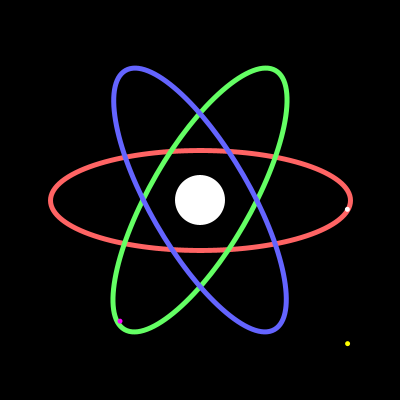
Frame 1 (no input)
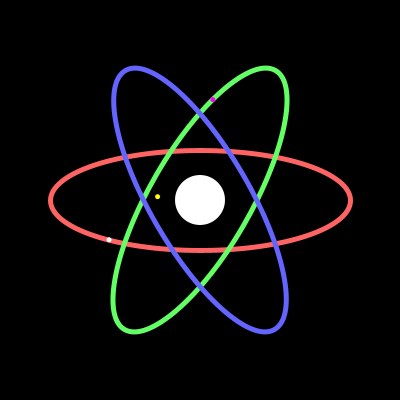
Frame 60 (the mouse pressed at the canvas centre just before this capture)
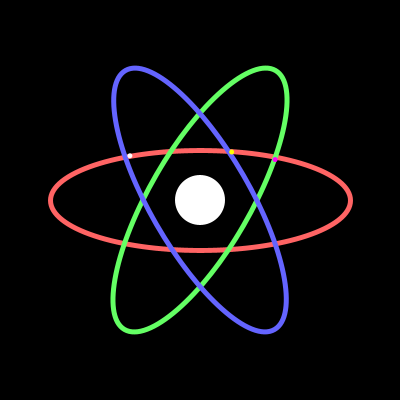
Frame 120 (the mouse held since frame 60 and released just before this capture)

The Processing sketch that drew these frames (run headless with seeded random() and noise(); from frame 60 on, the mouse is pressed at the canvas centre):

// Processing sketch: Atomic
// ── Atomic.pde
// Animate 3 electrons orbiting around a nucleus.
// Each electron should follow a path and match
// colors with its respective path.

// Don't use rotate()
// Use vectors and trigonometry

void setup(){
  size(400, 400);
}
void draw(){
  
  drawBackground();
  
  ///////////////// START YOUR CODE HERE:
  
  float time = millis() / 1000.0;
  float size = 5;
  float y = height/2 + sin(time * 2) * 50;
  float x = width/2 + cos(time * 2) * 150;
  float a2 = atan2(PI/1.5,PI/1.5);
  float a3 = atan2(y,x);
  
  //the first circle
  pushMatrix();
  noStroke();
  fill(255);
  ellipse(x,y, size,size);
  popMatrix();
  
  //second circle
  pushMatrix();
  translate(250,-50);
  rotate(a2);
  noStroke();
  fill(255,255,0);
  ellipse(x,y, size,size);
  popMatrix();
  
  //pushMatrix();
  ////translate(width/2,height/2);
  //rotate(a3 /4);
  //noStroke();
  //fill(255,0,0);
  //ellipse(x,y, size,size);
  //popMatrix();
  
  //third circle
  pushMatrix();
  translate(475,125);
  rotate(PI/1.5);
  noStroke();
  fill(255,0,255);
  atan2(5,30);
  ellipse(x,y, size,size);
  
  popMatrix();
  
  //testing of atan2
  //pushMatrix();
  ////background(204);
  //translate(width/2, height/2);
  //float a = atan2(5, 5);
  //rotate(a);
  //rect(-30, -5, 60, 10);
  //popMatrix();
  
  ///////////////// END YOUR CODE HERE
  
}
void drawBackground(){
  background(0);
  noStroke();
  fill(255);
  ellipse(200,200,50,50);
  noFill();
  strokeWeight(5);
  
  pushMatrix();
  translate(200,200);
  stroke(255,100,100);
  ellipse(0,0,300,100);
  popMatrix();
  
  pushMatrix();
  translate(200,200);
  rotate(PI/1.5);
  stroke(100,255,100);
  ellipse(0,0,300,100);
  popMatrix();
  
  pushMatrix();
  translate(200,200);
  rotate(2*PI/1.5);
  stroke(100,100,255);
  ellipse(0,0,300,100);
  popMatrix();
}
